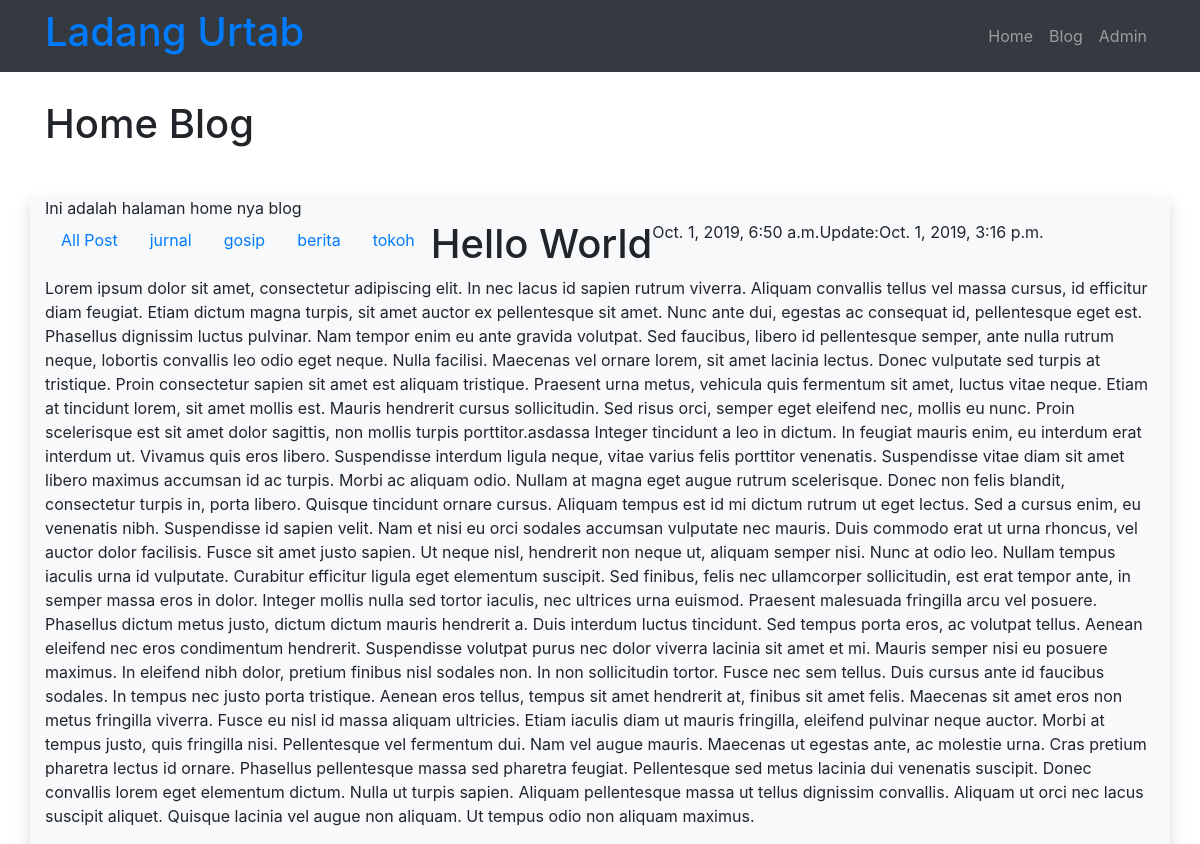
Screenshot of /blog/post/hello-world/ with the database file from the repository.
### blog/models.py (models this page shows, shortened)
class Post(models.Model):
	judul 	 = models.CharField(max_length=255)
	body 	 = models.TextField()
	category = models.CharField(max_length=255)
	publish  = models.DateTimeField(auto_now_add=True)
	update   = models.DateTimeField(auto_now=True)
	slug     = models.SlugField(blank=True,editable=False)

### blog/views.py (the view)
# urls.py: url(r'^post/(?P<slugInput>[\w-]+)/$',views.detailPost,name='detail'),
def detailPost(request,slugInput):
	posts = Post.objects.get(slug = slugInput)
	categories = Post.objects.values("category").distinct();
	context={
		'judul':'Home Blog',
		'content':'Ini adalah halaman home nya blog',
		'Categories':categories,
		'Posts':posts
	}
	return render(request,'blog/detail.html',context)

### blog/templates/blog/detail.html (shortened to what this page needs)
{% extends "base.html"%}
{% block pageTitle%}
	{{judul}}
{% endblock pageTitle%}
{% block contents%}
	{{content}}
		<ul class="nav">
			<li class="nav-item">
				<a class="nav-link" href="/blog">All Post</a>
			</li>
			{% for datacategory in Categories %}
			<li class="nav-item">
				<a class="nav-link" href="/blog/category/{{datacategory.category}}">{{datacategory.category}}</a>
			</li>
	{% endfor %}
	<h1>{{Posts.judul}}</h1>
	<p>{{Posts.publish}}</p>
	<p>Update:{{Posts.update}}</p>
	<p>{{Posts.body}}</p>
{% endblock contents%}

### rows the page displays
Post: judul "Hello World", publish "Oct. 1, 2019, 6:50 a.m.", update "Oct. 1, 2019, 3:16 p.m.", body "Lorem ipsum dolor sit amet, consectetur adipiscing elit. In nec lacus id sapien rutrum viverra. Aliquam convallis tellus vel massa cursus, id efficitur diam feugiat. Etiam dictum magna turpis, sit amet auctor ex pellentesque sit amet. Nunc ante dui, egestas ac consequat id, pellentesque eget est. Phasellus dignissim luctus pulvinar. Nam tempor enim eu ante gravida volutpat. Sed faucibus, libero id pellentesque semper, ante nulla rutrum neque, lobortis convallis leo odio eget neque. Nulla facilisi. Maecenas vel ornare lorem, sit amet lacinia lectus. Donec vulputate sed turpis at tristique. Proin consectetur sapien sit amet est aliquam tristique. Praesent urna metus, vehicula quis fermentum…"

### other values shown
{{ judul }} "Home Blog"
{{ content }} "Ini adalah halaman home nya blog"
{{ datacategory.category }} "jurnal" "gosip" "berita" "tokoh"
